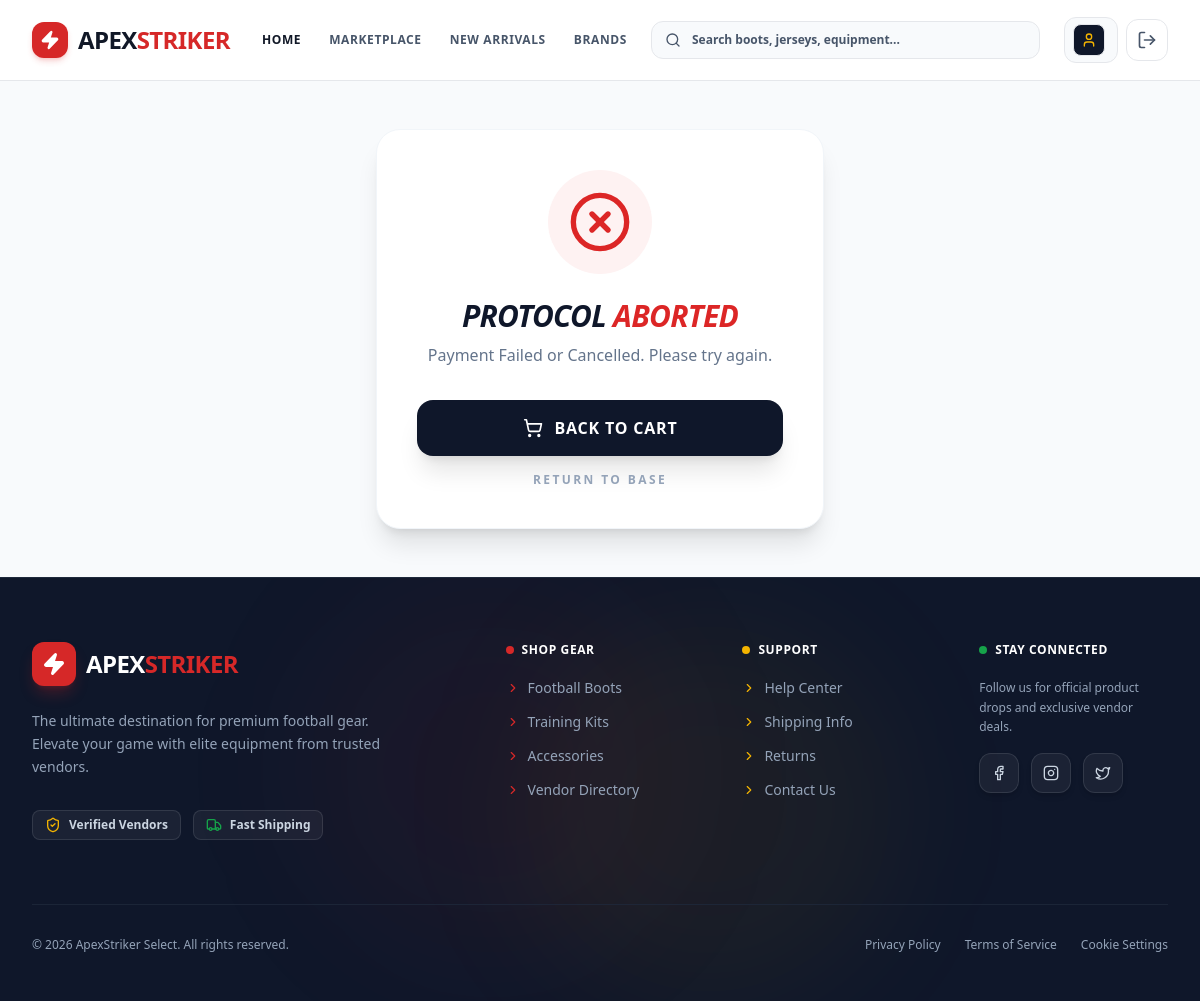
The app's page /payment/failed/ (signed in), older data.
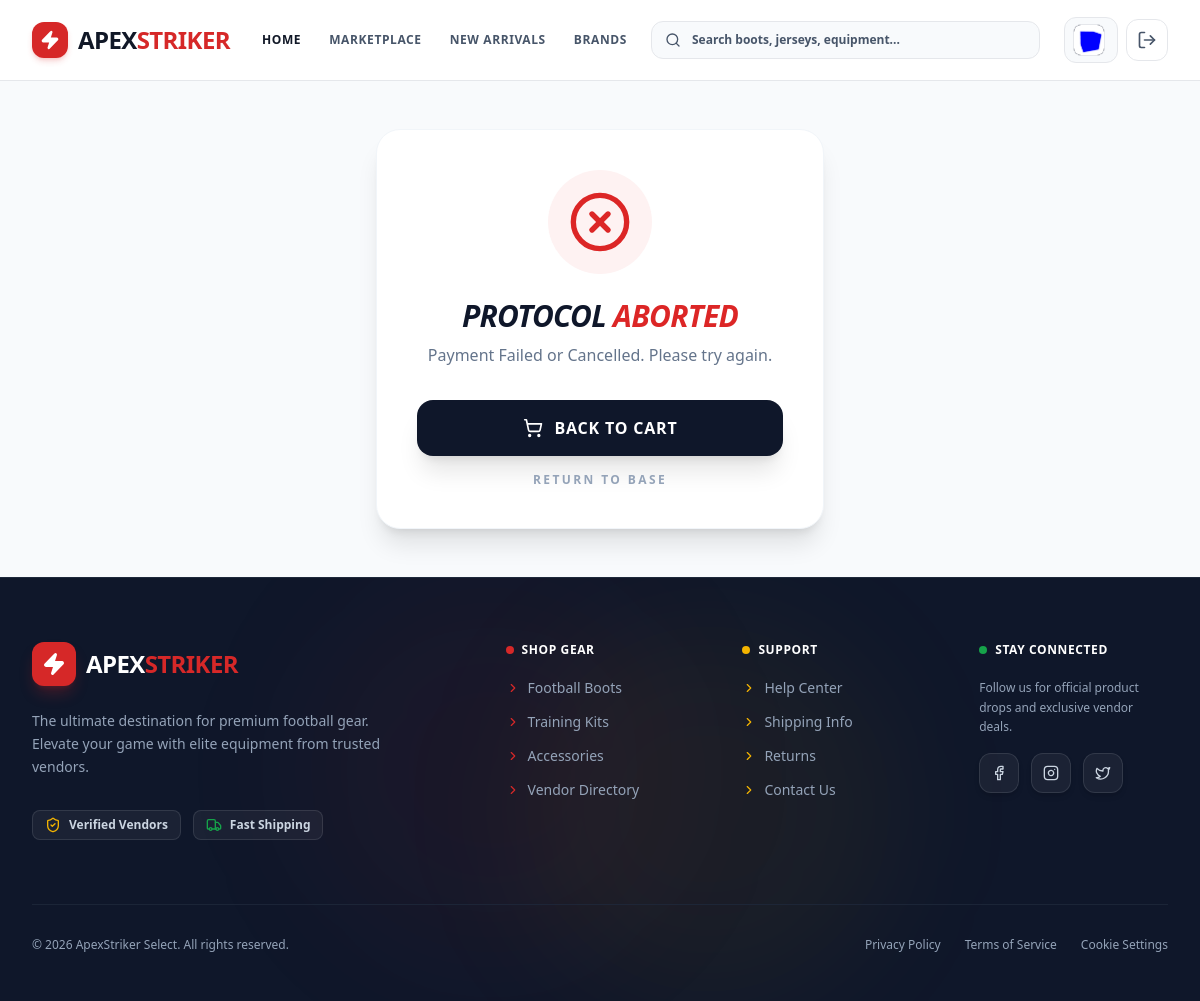
The same page, newer data.
### as_app/models.py (models this page shows, shortened)
class User(AbstractUser):
    class Role(models.TextChoices):
        ADMIN = 'admin', 'Admin'
        VENDOR = 'vendor', 'Vendor'
        CUSTOMER = 'customer', 'Customer'
    phone = models.CharField(max_length=20, blank=True)
    address = models.TextField(blank=True)
    role = models.CharField(max_length=20, choices=Role.choices, default=Role.CUSTOMER)
    profile_picture = models.ImageField(upload_to='images/user/', blank=True, null=True)
    auth_token = models.CharField(max_length=255, blank=True, null=True)
    is_verified = models.BooleanField(default=False)

### as_app/views/payment_view.py (the view)
# urls.py: path('payment/failed/', payment_failed, name='payment_failed'),
def payment_failed(request):
    messages.error(request, "Payment Failed or Cancelled. Please try again.")
    return render(request, 'main/payment_failed_page.html')

### as_app/templates/main/payment_failed_page.html (shortened to what this page needs)
<!DOCTYPE html>
<html lang="en">
<head>
    {% load static %}
    <link href="{% static 'css/styles.css' %}" rel="stylesheet" />
</head>
<body class="bg-slate-50 flex flex-col min-h-screen">
    {% include 'components/_navbar.html' %}
    <main class="flex-grow flex items-center justify-center py-12 px-4">
        <div class="max-w-md w-full bg-white p-10 rounded-3xl shadow-xl border border-slate-100 text-center">
            <div class="flex justify-center mb-6">
                <div class="bg-red-50 p-5 rounded-full animate-pulse">
                    <i data-lucide="x-circle" class="w-16 h-16 text-red-600"></i>
                </div>
            </div>
            <h2 class="text-3xl font-black text-slate-900 tracking-tight uppercase italic mb-2">
                Protocol <span class="text-red-600">Aborted</span>
            </h2>
            <p class="text-slate-500 mb-8 font-medium leading-relaxed">
                {% if messages %}
                    {% for message in messages %}{{ message }}{% endfor %}
                {% else %}
                    Verification failed or the connection was lost, Striker.
                {% endif %}
            </p>
            <div class="space-y-4">
                <a href="/cart/" class="w-full bg-slate-900 text-white font-black py-4 rounded-2xl hover:bg-black shadow-xl flex items-center justify-center gap-3 transition-all active:scale-95 uppercase tracking-wider">
                    <i data-lucide="shopping-cart" class="w-5 h-5"></i>
                    Back to Cart
                </a>
                <a href="/" class="block text-slate-400 font-bold hover:text-slate-600 transition-colors uppercase text-xs tracking-[0.2em]">
                    Return to Base
                </a>
            </div>
        </div>
    </main>
    {% include 'components/_footer.html' %}
</body>
</html>

### as_app/templates/components/_navbar.html (shortened to what the changed rows need)
<nav class="bg-white/95 backdrop-blur-md border-b border-[#E5E7EB] sticky top-0 z-50">
    <div class="max-w-7xl mx-auto px-4 sm:px-6 lg:px-8">
        <div class="flex h-20 items-center justify-between gap-6">
            <div class="flex items-center gap-3">
                {% if user.is_authenticated %}
                <div class="flex items-center gap-2">
                    <a href="/profile/{{ user.id }}" class="flex items-center gap-3 p-1.5 pl-2 pr-3 bg-[#F8FAFC] hover:bg-white border border-[#E5E7EB] hover:border-[#D62828]/30 rounded-xl transition-all group">
                        <div class="w-8 h-8 rounded-lg overflow-hidden bg-[#0F172A] text-white flex items-center justify-center shrink-0 border border-[#E5E7EB]">
                            {% if user.profile_picture %}
                                <img src="{{ user.profile_picture.url }}" alt="Profile Picture" class="w-full h-full object-cover">
                            {% else %}
                                <i data-lucide="user" class="w-4 h-4 text-[#F4B400]"></i>
                            {% endif %}
                        </div>
                    </a>
                </div>
                {% endif %}
            </div>
        </div>
    </div>
</nav>

Row changes from the older to the newer data that the page shows:
now on this page (row edited): User: profile_picture (picture)
changed User: profile_picture empty → "images/user/CG12.png" (drawn)
